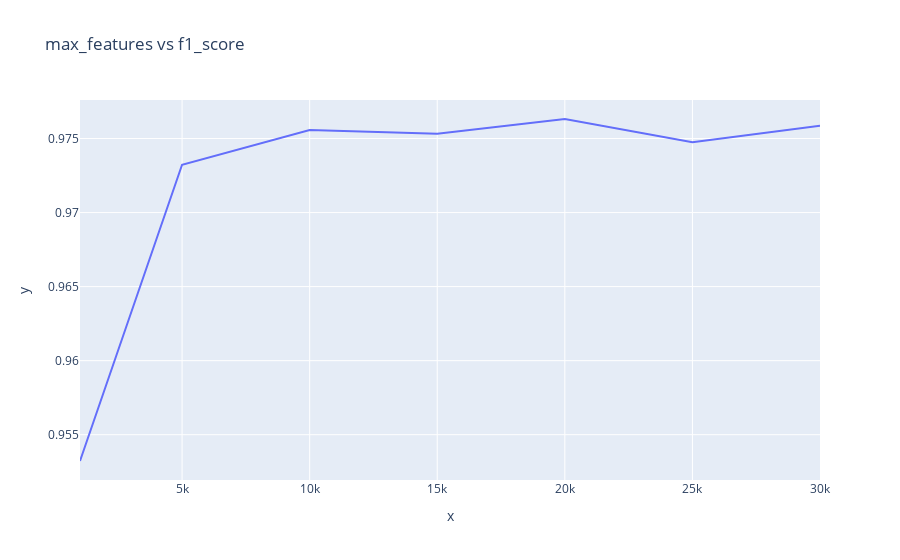

Notebook source saved alongside this figure:
### Code cell
# plot a graph for max_features vs f1_score
fig = px.line(x=max_features, y=f1_scores, title='max_features vs f1_score')
fig.show()

### Figure 1 — Plotly figure (JSON) as saved in the notebook; plotly's stock layout.template omitted (floating-point values rounded to 4 significant figures)
{"data": [{"hovertemplate": "x=%{x}<br>y=%{y}<extra></extra>", "legendgroup": "", "line": {"color": "#636efa", "dash": "solid"}, "marker": {"symbol": "circle"}, "mode": "lines", "name": "", "orientation": "v", "showlegend": false, "type": "scatter", "x": [1000, 5000, 10000, 15000, 20000, 25000, 30000], "xaxis": "x", "y": [0.9532, 0.9732, 0.9756, 0.9753, 0.9763, 0.9748, 0.9759], "yaxis": "y"}], "layout": {"legend": {"tracegroupgap": 0}, "title": {"text": "max_features vs f1_score"}, "xaxis": {"anchor": "y", "domain": [0, 1], "title": {"text": "x"}}, "yaxis": {"anchor": "x", "domain": [0, 1], "title": {"text": "y"}}}}
